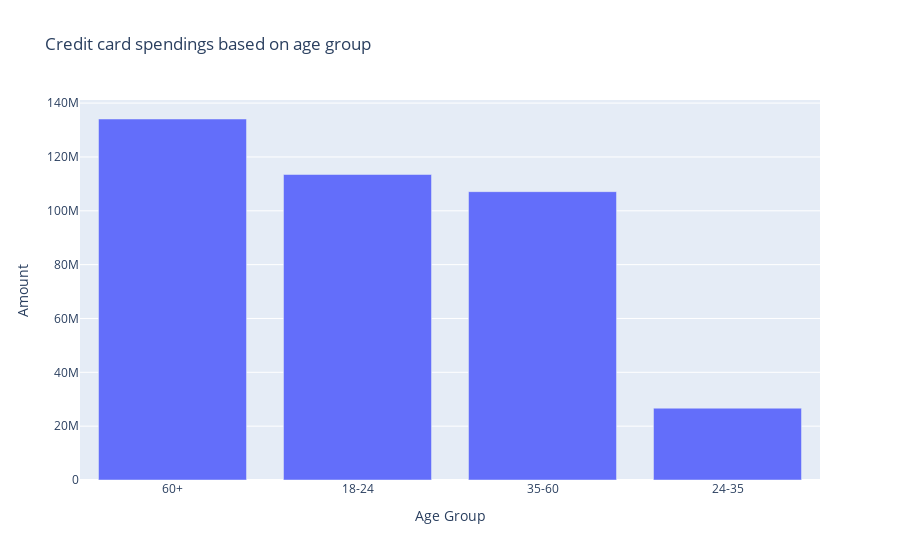

Here is the notebook cell this chart was saved with:
### Code cell
# Visualising the spendings based on age group

fig_ageGroupSpendings = px.bar(
    ageGroup_spendings,
    x=ageGroup_spendings.index,
    y='Amount',
    title='Credit card spendings based on age group'
)
fig_ageGroupSpendings.show()

### Figure 1 — Plotly figure (JSON) as saved in the notebook; plotly's stock layout.template omitted (floating-point values rounded to 4 significant figures)
{"data": [{"alignmentgroup": "True", "hovertemplate": "Age Group=%{x}<br>Amount=%{y}<extra></extra>", "legendgroup": "", "marker": {"color": "#636efa", "pattern": {"shape": ""}}, "name": "", "offsetgroup": "", "orientation": "v", "showlegend": false, "textposition": "auto", "type": "bar", "x": ["60+", "18-24", "35-60", "24-35"], "xaxis": "x", "y": [134100000.0, 113500000.0, 107100000.0, 26680000.0], "yaxis": "y"}], "layout": {"barmode": "relative", "legend": {"tracegroupgap": 0}, "title": {"text": "Credit card spendings based on age group"}, "xaxis": {"anchor": "y", "domain": [0, 1], "title": {"text": "Age Group"}}, "yaxis": {"anchor": "x", "domain": [0, 1], "title": {"text": "Amount"}}}}
